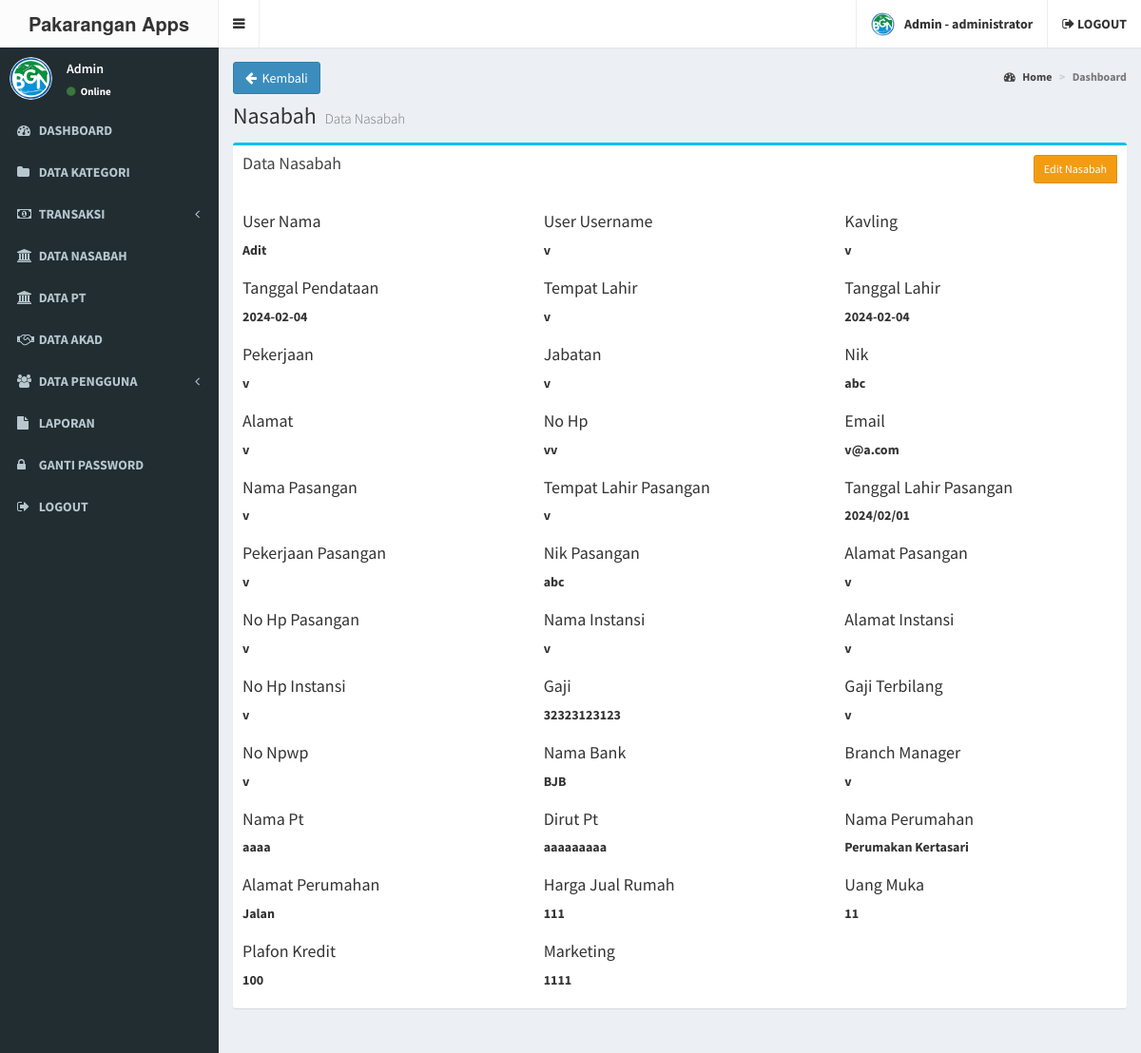
/admin/nasabah_detail.php?user_id=39 (signed in), run on the app's committed database.
### tables this page shows
CREATE TABLE IF NOT EXISTS `user` (
  `user_id` int(11) NOT NULL AUTO_INCREMENT,
  `user_nama` varchar(100) NOT NULL,
  `user_username` varchar(100) NOT NULL,
  `user_password` varchar(100) NOT NULL,
  `user_foto` varchar(100) DEFAULT NULL,
  `user_level` varchar(20) NOT NULL,
  PRIMARY KEY (`user_id`)
);

CREATE TABLE IF NOT EXISTS `nasabah` (
  `id` int(11) NOT NULL AUTO_INCREMENT,
  `user_id` int(11) NOT NULL,
  `pt_id` int(11) NOT NULL,
  `perumahan_id` int(11) NOT NULL,
  `kavling` varchar(50) NOT NULL,
  `tanggal_pendataan` date NOT NULL DEFAULT current_timestamp(),
  `tempat_lahir` varchar(255) NOT NULL,
  `tanggal_lahir` date NOT NULL,
  `pekerjaan` varchar(255) NOT NULL,
  `jabatan` varchar(255) NOT NULL,
  `nik` varchar(255) NOT NULL,
  `alamat` varchar(255) NOT NULL,
  `no_hp` varchar(255) DEFAULT NULL,
  `email` varchar(255) DEFAULT NULL,
  `nama_pasangan` varchar(255) DEFAULT NULL,
  `tempat_lahir_pasangan` varchar(255) DEFAULT NULL,
  `tanggal_lahir_pasangan` varchar(50) DEFAULT NULL,
  `pekerjaan_pasangan` varchar(255) DEFAULT NULL,
  `nik_pasangan` varchar(255) DEFAULT NULL,
  `alamat_pasangan` varchar(255) DEFAULT NULL,
  `no_hp_pasangan` varchar(255) DEFAULT NULL,
  `nama_instansi` varchar(255) NOT NULL,
  `alamat_instansi` varchar(255) NOT NULL,
  `no_hp_instansi` varchar(255) DEFAULT NULL,
  `gaji` bigint(20) NOT NULL DEFAULT 0,
  `gaji_terbilang` varchar(255) NOT NULL,
  `no_npwp` varchar(255) NOT NULL,
  `marketing` varchar(255) NOT NULL,
  `harga_jual_rumah` bigint(20) NOT NULL,
  `uang_muka` bigint(20) NOT NULL,
  `plafon_kredit` bigint(20) NOT NULL,
  `saldo` bigint(20) NOT NULL DEFAULT 0,
  PRIMARY KEY (`id`),
  UNIQUE KEY `user_id` (`user_id`),
  KEY `fk_nasabah_pt` (`pt_id`),
  KEY `fk_nasabah_perumahan` (`perumahan_id`),
  CONSTRAINT `fk_nasabah_perumahan` FOREIGN KEY (`perumahan_id`) REFERENCES `perumahan` (`id`) ON DELETE NO ACTION ON UPDATE NO ACTION,
  CONSTRAINT `fk_nasabah_pt` FOREIGN KEY (`pt_id`) REFERENCES `pt` (`id`),
  CONSTRAINT `fk_nasahab_user` FOREIGN KEY (`user_id`) REFERENCES `user` (`user_id`)
);

CREATE TABLE IF NOT EXISTS `rekening` (
  `user_id` int(11) NOT NULL,
  `nama_bank` enum('BJB','BTN','BTN SYARIAH','BJB SYARIAH','MANDIRI') NOT NULL,
  `branch_manager` varchar(255) NOT NULL,
  PRIMARY KEY (`user_id`),
  CONSTRAINT `fk_rekening_user` FOREIGN KEY (`user_id`) REFERENCES `user` (`user_id`) ON DELETE NO ACTION ON UPDATE NO ACTION
);

CREATE TABLE IF NOT EXISTS `pt` (
  `id` int(11) NOT NULL AUTO_INCREMENT,
  `nama_pt` varchar(255) NOT NULL,
  `alamat_pt` varchar(255) NOT NULL,
  `dirut_pt` varchar(255) NOT NULL DEFAULT '0',
  `saldo` bigint(20) NOT NULL DEFAULT 0,
  PRIMARY KEY (`id`)
);

CREATE TABLE IF NOT EXISTS `perumahan` (
  `id` int(11) NOT NULL AUTO_INCREMENT,
  `pt_id` int(11) NOT NULL,
  `nama_perumahan` varchar(255) NOT NULL,
  `alamat_perumahan` varchar(255) NOT NULL,
  PRIMARY KEY (`id`),
  KEY `pt_id` (`pt_id`),
  CONSTRAINT `fk_perumahan_pt` FOREIGN KEY (`pt_id`) REFERENCES `pt` (`id`)
);

### utils/crypt.php (called while the page is built, shortened)
<?php
function decrypt($str, $key  = 'ASLJa7yssdfkajhd')
{
    $cipher = "AES-256-CBC";
    $ivlen = openssl_cipher_iv_length($cipher);
    $c = base64_decode($str);
    $iv = substr($c, 0, $ivlen);
    $hmac = substr($c, $ivlen, $sha2len = 32);
    $c = substr($c, $ivlen + $sha2len);
    $calcmac = hash_hmac('sha256', $c, $key, true);
    if (hash_equals($hmac, $calcmac)) {
        return openssl_decrypt($c, $cipher, $key, OPENSSL_RAW_DATA, $iv);
    }
    return false;
}

### admin/nasabah_detail.php (the view, shortened to what this page needs)
<?php
$user_id = $_GET['user_id'];
include '../koneksi.php';
$user_detail = mysqli_query($koneksi, "SELECT * FROM nasabah as n
    JOIN user as u ON n.user_id = u.user_id
    JOIN rekening as r ON u.user_id = r.user_id
    JOIN pt as p ON n.pt_id = p.id
    JOIN perumahan as pr ON p.id = pr.pt_id
    WHERE u.user_id = $user_id");
include '../utils/crypt.php';
include 'header.php';
?>
<div class="content-wrapper">
    <?php
    while ($d = mysqli_fetch_assoc($user_detail)) {
    ?>
        <section class="content-header">
            <button class="btn btn-primary" style="margin-bottom: 1rem;" onclick="window.location.href='nasabah.php'; return false;">
                <i class="fa fa-arrow-left"></i>&nbsp; Kembali
            </button>
            <h1>
                Nasabah
                <small>Data Nasabah</small>
            </h1>
            <ol class="breadcrumb">
                <li><a href="#"><i class="fa fa-dashboard"></i> Home</a></li>
                <li class="active">Dashboard</li>
            </ol>
        </section>
        <section class="content">
            <div class="row">
                <section class="col-lg-12">
                    <div class="box box-info">
                        <div class="box-header">
                            <h3 class="box-title">Data Nasabah</h3>
                            <div class="btn-group pull-right">
                                <button type="button" class="btn btn-warning btn-sm" data-toggle="modal" data-target="#exampleModal">
                                    Edit Nasabah
                                </button>
                            </div>
                        </div>
                        <div class="box-body">
                            <div class="row">
                                <?php
                                $desiredKeys = ['user_nama', 'user_username', 'kavling', 'tanggal_pendataan', 'tempat_lahir', 'tanggal_lahir', 'pekerjaan', 'jabatan', 'nik', 'alamat', 'no_hp', 'email', 'nama_pasangan', 'tempat_lahir_pasangan', 'tanggal_lahir_pasangan', 'pekerjaan_pasangan', 'nik_pasangan', 'alamat_pasangan', 'no_hp_pasangan', 'nama_instansi', 'alamat_instansi', 'no_hp_instansi', 'gaji', 'gaji_terbilang', 'no_npwp', 'nama_bank', 'branch_manager', 'nama_pt', 'dirut_pt', 'nama_perumahan', 'alamat_perumahan', 'harga_jual_rumah', 'uang_muka', 'plafon_kredit', 'marketing'];
                                ?>
                                <?php foreach ($desiredKeys as $desiredKey) : ?>
                                    <div class="col-16 col-sm-6 col-lg-4">
                                        <h4><?php echo ucwords(str_replace('_', ' ', $desiredKey)); ?></h4>
                                        <p><?php if ($desiredKey == 'nik' || $desiredKey == 'nik_pasangan') {
                                                echo decrypt($d[$desiredKey]);
                                            } else {
                                                echo $d[$desiredKey];
                                            }
                                            ?></p>
                                    </div>
                                <?php endforeach; ?>
                            </div>
                        </div>
                    </div>
                </section>
            </div>
        </section>
    <?php
    }
    ?>
</div>
<?php include 'footer.php'; ?>

### admin/header.php (shortened to what this page needs)
<!DOCTYPE html>
<html>
<head>
  <link rel="stylesheet" href="../assets/bower_components/bootstrap/dist/css/bootstrap.min.css">
  <link rel="stylesheet" href="../assets/bower_components/font-awesome/css/font-awesome.min.css">
  <link rel="stylesheet" href="../assets/bower_components/Ionicons/css/ionicons.min.css">
  <link rel="stylesheet" href="../assets/dist/css/AdminLTE.min.css">
  <link rel="stylesheet" href="../assets/bower_components/datatables.net-bs/css/dataTables.bootstrap.min.css">
  <link rel="stylesheet" href="../assets/css/main.css">
  <link rel="stylesheet" href="../assets/dist/css/skins/_all-skins.min.css">
  <link rel="stylesheet" href="../assets/bower_components/morris.js/morris.css">
  <link rel="stylesheet" href="../assets/bower_components/jvectormap/jquery-jvectormap.css">
  <link rel="stylesheet" href="../assets/bower_components/bootstrap-datepicker/dist/css/bootstrap-datepicker.min.css">
  <link rel="stylesheet" href="../assets/bower_components/bootstrap-daterangepicker/daterangepicker.css">
  <link rel="stylesheet" href="../assets/plugins/bootstrap-wysihtml5/bootstrap3-wysihtml5.min.css">
  <?php
  include '../koneksi.php';
  ?>
</head>
<body class="hold-transition skin-black sidebar-mini">
  <div class="wrapper">
    <header class="main-header">
      <a href="index.php" class="logo">
        <span class="logo-lg"><b>Pakarangan Apps</span>
      </a>
      <nav class="navbar navbar-static-top">
        <a href="#" class="sidebar-toggle" data-toggle="push-menu" role="button">
        </a>
        <div class="navbar-custom-menu">
          <ul class="nav navbar-nav">
            <li class="dropdown user user-menu">
              <a href="#" class="dropdown-toggle" data-toggle="dropdown">
                <?php
                $id_user = $_SESSION['id'];
                $profil = mysqli_query($koneksi, "select * from user where user_id='$id_user'");
                $profil = mysqli_fetch_assoc($profil);
                if ($profil['user_foto'] == "") {
                ?>
                  <img src="../gambar/sistem/user.png" class="user-image">
                <?php } else { ?>
                  <img src="../gambar/user/<?php echo $profil['user_foto'] ?>" class="user-image">
                <?php } ?>
                <span class="hidden-xs"><?php echo $_SESSION['nama']; ?> - <?php echo $_SESSION['level']; ?></span>
              </a>
            </li>
            <li>
              <a href="logout.php"><i class="fa fa-sign-out"></i> LOGOUT</a>
            </li>
          </ul>
        </div>
      </nav>
    </header>
    <aside class="main-sidebar">
      <section class="sidebar">
        <div class="user-panel">
          <div class="pull-left image">
            <?php
            $id_user = $_SESSION['id'];
            $profil = mysqli_query($koneksi, "select * from user where user_id='$id_user'");
            $profil = mysqli_fetch_assoc($profil);
            if ($profil['user_foto'] == "") {
            ?>
              <img src="../gambar/sistem/user.png" class="img-circle">
            <?php } else { ?>
              <img src="../gambar/user/<?php echo $profil['user_foto'] ?>" class="img-circle" style="max-height:45px">
            <?php } ?>
          </div>
          <div class="pull-left info">
            <p><?php echo $_SESSION['nama']; ?></p>
            <a href="#"><i class="fa fa-circle text-success"></i> Online</a>
          </div>
        </div>
        <ul class="sidebar-menu" data-widget="tree">
          <li>
            <a href="index.php">
              <i class="fa fa-dashboard"></i> <span>DASHBOARD</span>
            </a>
          </li>
          <li>
            <a href="kategori.php">
              <i class="fa fa-folder"></i> <span>DATA KATEGORI</span>
            </a>
          </li>
          <li class="treeview">
            <a href="#">
              <i class="fa fa-money"></i>
              <span>TRANSAKSI</span>
              <span class="pull-right-container">
                <i class="fa fa-angle-left pull-right"></i>
              </span>
            </a>
          </li>
          <li>
            <a href="nasabah.php">
              <i class="fa fa-university"></i> <span>DATA NASABAH</span>
            </a>
          </li>
          <li>
            <a href="pt.php">
              <i class="fa fa-university"></i> <span>DATA PT</span>
            </a>
          </li>
          <li>
            <a href="akad.php">
              <i class="fa fa-handshake-o"></i> <span>DATA AKAD</span>
            </a>
          </li>
          <li class="treeview">
            <a href="#">
              <i class="fa fa-users"></i>
              <span>DATA PENGGUNA</span>
              <span class="pull-right-container">
                <i class="fa fa-angle-left pull-right"></i>
              </span>
            </a>
          </li>
          <li>
            <a href="laporan.php">
              <i class="fa fa-file"></i> <span>LAPORAN</span>
            </a>
          </li>
          <li>
            <a href="gantipassword.php">
              <i class="fa fa-lock"></i> <span>GANTI PASSWORD</span>
            </a>
          </li>
          <li>
            <a href="logout.php">
              <i class="fa fa-sign-out"></i> <span>LOGOUT</span>
            </a>
          </li>
        </ul>
      </section>
    </aside>

### data on the page
user: user_foto (picture)
nasabah: desiredKey "User Nama", user.user_nama "Adit", desiredKey "User Username", user.user_username "v", desiredKey "Kavling", kavling "v", desiredKey "Tanggal Pendataan", tanggal_pendataan "2024-02-04", desiredKey "Tempat Lahir", tempat_lahir "v", desiredKey "Tanggal Lahir", tanggal_lahir "2024-02-04", desiredKey "Pekerjaan", pekerjaan "v", desiredKey "Jabatan", jabatan "v", desiredKey "Nik", nik "abc", desiredKey "Alamat", alamat "v", desiredKey "No Hp", no_hp "vv", desiredKey "Email", email "v@a.com", desiredKey "Nama Pasangan", nama_pasangan "v", desiredKey "Tempat Lahir Pasangan", tempat_lahir_pasangan "v", desiredKey "Tanggal Lahir Pasangan", tanggal_lahir_pasangan "2024/02/01", desiredKey "Pekerjaan Pasangan", pekerjaan_pasangan "v", desiredKey "Nik Pasangan", nik_pasangan "abc", desiredKey "Alamat Pasangan", alamat_pasangan "v", desiredKey "No Hp Pasangan", no_hp_pasangan "v", desiredKey "Nama Instansi", nama_instansi "v", desiredKey "Alamat Instansi", alamat_instansi "v", desiredKey "No Hp Instansi", no_hp_instansi "v", desiredKey "Gaji", gaji "32323123123", desiredKey "Gaji Terbilang", gaji_terbilang "v", desiredKey "No Npwp", no_npwp "v", desiredKey "Nama Bank", rekening.nama_bank "BJB", desiredKey "Branch Manager", rekening.branch_manager "v", desiredKey "Nama Pt", pt.nama_pt "aaaa", desiredKey "Dirut Pt", pt.dirut_pt "aaaaaaaaa", desiredKey "Nama Perumahan", perumahan.nama_perumahan "Perumakan Kertasari", desiredKey "Alamat Perumahan", perumahan.alamat_perumahan "Jalan", desiredKey "Harga Jual Rumah", harga_jual_rumah "111", desiredKey "Uang Muka", uang_muka "11", desiredKey "Plafon Kredit", plafon_kredit "100", desiredKey "Marketing", marketing "1111"

### other printed values
$_SESSION['nama'] "Admin"
$_SESSION['level'] "administrator"
